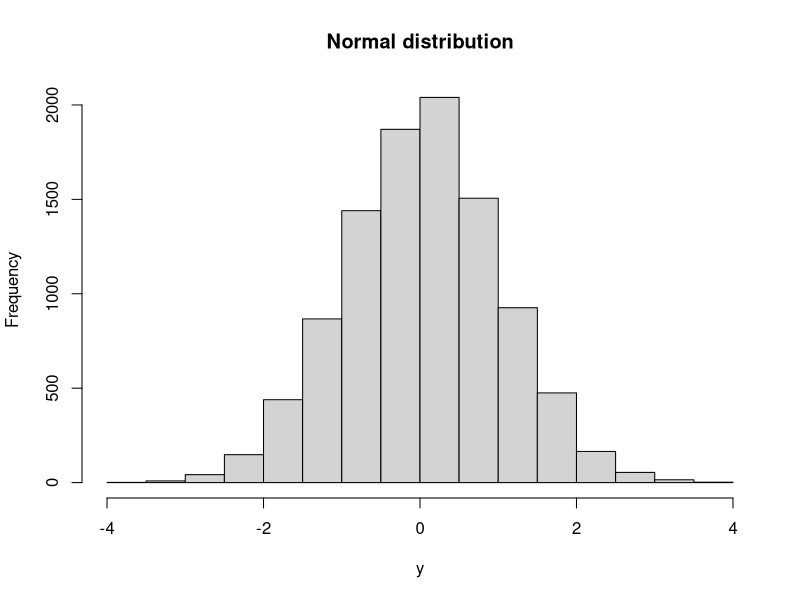

Source code (R):
## ---- chunk 1
y <- rnorm(10000)

hist(y, main = "Normal distribution")
